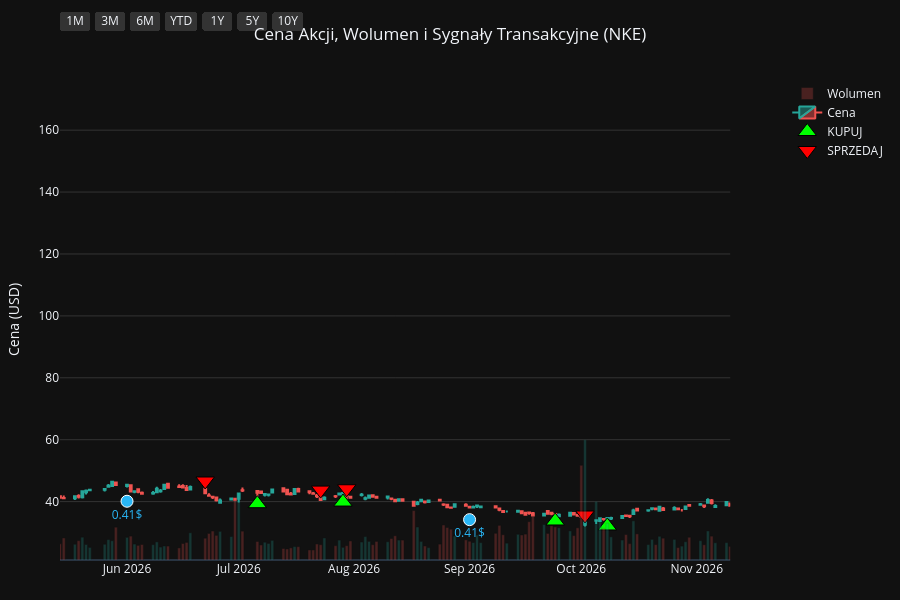
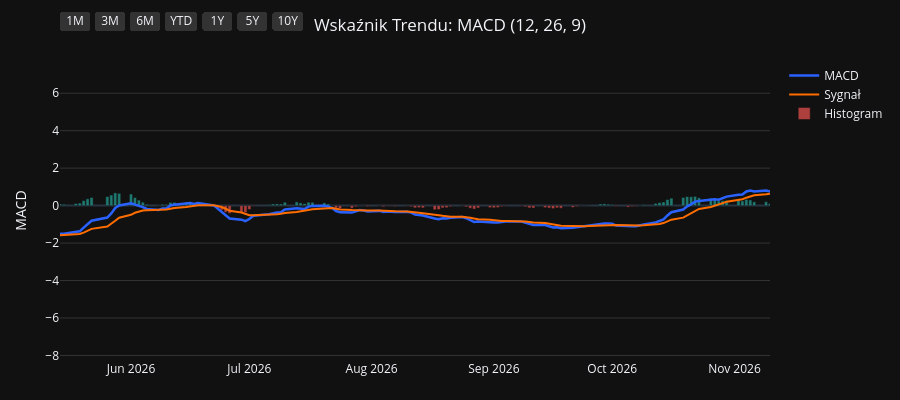
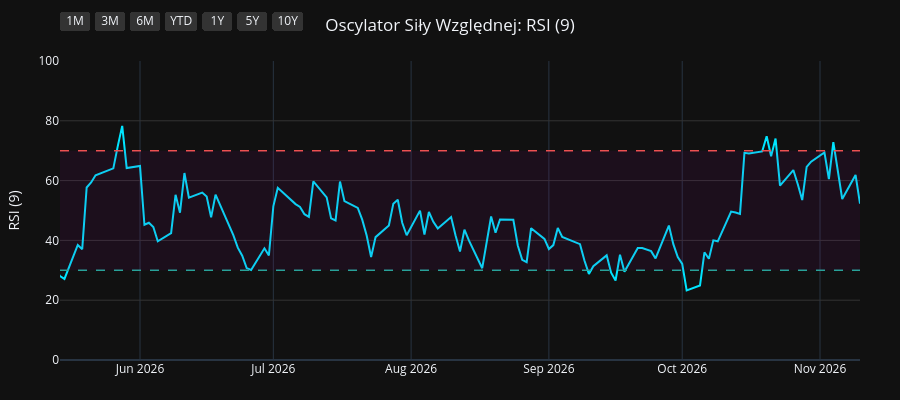
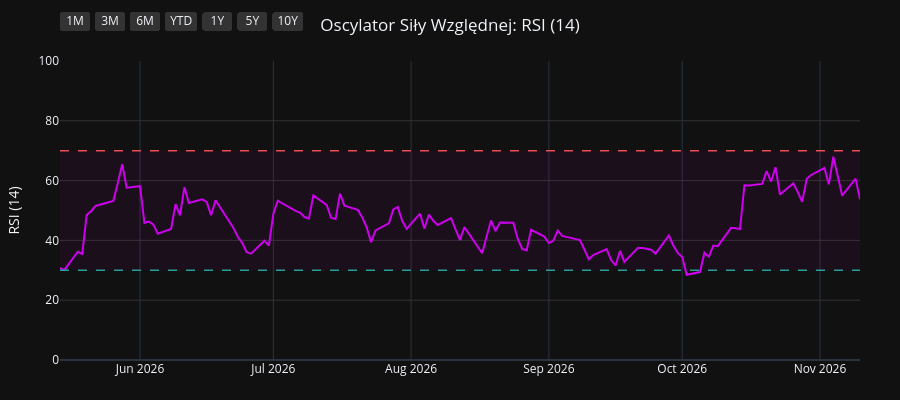

Write notebook code for charts like these, in order.
### Code cell
import os
import yfinance as yf
import pandas as pd
import pandas_ta as ta
import plotly.graph_objects as go
from plotly.subplots import make_subplots

# 1. Pobranie i przygotowanie danych
symbol = os.environ.get("STOCK_TICKER", "").strip().upper()
if not symbol:
    raise RuntimeError("Set STOCK_TICKER before running price_extractor.ipynb")
df = yf.Ticker(symbol).history(period="10y")
df.index = df.index.tz_localize(None)

# Wskaźniki i sygnały
df.ta.macd(fast=12, slow=26, signal=9, append=True)
df.ta.rsi(length=9, append=True)
df.ta.rsi(length=14, append=True)
df.ta.rsi(length=21, append=True)
df.dropna(inplace=True)

macd = df['MACD_12_26_9']
signal = df['MACDs_12_26_9']
wczorajszy_macd = macd.shift(1)
wczorajszy_signal = signal.shift(1)

df['Decyzja'] = 'BRAK'
df.loc[(macd > signal) & (wczorajszy_macd <= wczorajszy_signal), 'Decyzja'] = 'KUPUJ'
df.loc[(macd < signal) & (wczorajszy_macd >= wczorajszy_signal), 'Decyzja'] = 'SPRZEDAJ'

df_kupuj = df[df['Decyzja'] == 'KUPUJ']
df_sprzedaj = df[df['Decyzja'] == 'SPRZEDAJ']
df_dywidendy = df[df['Dividends'] > 0]
df_splity = df[df['Stock Splits'] > 0]

# Wspólna konfiguracja osi X
konfiguracja_osi_x = dict(
    type="date",
    showspikes=True, spikemode="across", spikesnap="cursor", spikedash="dot", spikecolor="#ffffff", spikethickness=1, hoverformat="%Y-%m-%d",
    rangeselector=dict(
        buttons=list([
            dict(count=1, label="1M", step="month", stepmode="backward"),
            dict(count=3, label="3M", step="month", stepmode="backward"),
            dict(count=6, label="6M", step="month", stepmode="backward"),
            dict(count=1, label="YTD", step="year", stepmode="todate"),
            dict(count=1, label="1Y", step="year", stepmode="backward"),
            dict(count=5, label="5Y", step="year", stepmode="backward"),
            dict(step="all", label="10Y")
        ]),
        bgcolor="#333333", activecolor="#2962ff", x=0, y=1.1
    )
)

# ==========================================
# WYKRES 1: CENA + WOLUMEN + SYGNAŁY
# ==========================================
fig1 = make_subplots(specs=[[{"secondary_y": True}]])

kolory_wolumenu = ['#26a69a' if row['Close'] >= row['Open'] else '#ef5350' for index, row in df.iterrows()]
fig1.add_trace(go.Bar(x=df.index, y=df['Volume'], marker_color=kolory_wolumenu, opacity=0.25, name='Wolumen'), secondary_y=True)
fig1.add_trace(go.Candlestick(x=df.index, open=df['Open'], high=df['High'], low=df['Low'], close=df['Close'], name='Cena', increasing_line_color='#26a69a', decreasing_line_color='#ef5350'), secondary_y=False)
fig1.add_trace(go.Scatter(x=df_kupuj.index, y=df_kupuj['Low'] * 0.95, customdata=df_kupuj[['Low', 'High']], mode='markers', marker=dict(symbol='triangle-up', size=16, color='#00ff00', line=dict(width=1, color='black')), name='KUPUJ', hovertemplate='KUPUJ<br>Najniższa: %{customdata[0]:.2f}<br>Najwyższa: %{customdata[1]:.2f}<extra></extra>'), secondary_y=False)
fig1.add_trace(go.Scatter(x=df_sprzedaj.index, y=df_sprzedaj['High'] * 1.05, customdata=df_sprzedaj[['Low', 'High']], mode='markers', marker=dict(symbol='triangle-down', size=16, color='#ff0000', line=dict(width=1, color='black')), name='SPRZEDAJ', hovertemplate='SPRZEDAJ<br>Najniższa: %{customdata[0]:.2f}<br>Najwyższa: %{customdata[1]:.2f}<extra></extra>'), secondary_y=False)

if not df_dywidendy.empty:
    fig1.add_trace(go.Scatter(x=df_dywidendy.index, y=df_dywidendy['Low'] * 0.90, mode='markers+text', marker=dict(symbol='circle', size=12, color='#29b6f6', line=dict(width=1, color='white')), text=df_dywidendy['Dividends'].apply(lambda x: f"{x}$"), textposition="bottom center", name='Dywidenda', showlegend=False, hovertemplate='Dywidenda: %{text}<extra></extra>', textfont=dict(color="#29b6f6")), secondary_y=False)
if not df_splity.empty:
                    fig1.add_trace(go.Scatter(x=df_splity.index, y=df_splity['High'], mode='markers+text', marker=dict(symbol='star', size=16, color='#ffee58', line=dict(width=1, color='black')), text=df_splity['Stock Splits'].apply(lambda x: f"{x:g}:1" if x >= 1 else f"1:{1 / x:g}"), textposition="top center", name='Split', hovertemplate='%{text}<extra></extra>', textfont=dict(color="#ffee58")), secondary_y=False)

fig1.update_layout(title=dict(text=f"Cena Akcji, Wolumen i Sygnały Transakcyjne ({symbol})", x=0.5, xanchor='center'), dragmode='pan', xaxis_rangeslider_visible=False, template='plotly_dark', height=600, hovermode='x unified', margin=dict(l=60, r=40, t=60, b=40))
fig1.update_xaxes(**konfiguracja_osi_x)
fig1.update_xaxes(range=[df.index.max() - pd.Timedelta(days=180), df.index.max()])
fig1.update_yaxes(title_text="Cena (USD)", secondary_y=False, gridcolor='#333333')
fig1.update_yaxes(range=[0, df['Volume'].max() * 4], showgrid=False, showticklabels=False, secondary_y=True)
fig1.show(config={'scrollZoom': True})

# ==========================================
# WYKRES 2: WSKAŹNIK MACD
# ==========================================
fig2 = go.Figure()
fig2.add_trace(go.Scatter(x=df.index, y=df['MACD_12_26_9'], line=dict(color='#2962ff', width=2.5), name='MACD'))
fig2.add_trace(go.Scatter(x=df.index, y=df['MACDs_12_26_9'], line=dict(color='#ff6d00', width=2), name='Sygnał'))
kolory_macd = ['#26a69a' if val >= 0 else '#ef5350' for val in df['MACDh_12_26_9']]
fig2.add_trace(go.Bar(x=df.index, y=df['MACDh_12_26_9'], marker_color=kolory_macd, name='Histogram', opacity=0.7))
fig2.update_layout(title=dict(text="Wskaźnik Trendu: MACD (12, 26, 9)", x=0.5, xanchor='center'), dragmode='pan', xaxis_rangeslider_visible=False, template='plotly_dark', height=400, hovermode='x unified', margin=dict(l=60, r=40, t=60, b=40))
fig2.update_xaxes(**konfiguracja_osi_x)
fig2.update_xaxes(range=[df.index.max() - pd.Timedelta(days=180), df.index.max()])
fig2.update_yaxes(title_text="MACD", gridcolor='#333333')
fig2.show(config={'scrollZoom': True})

# ==========================================
# WYKRES 3: OSCYLATOR RSI (9)
# ==========================================
fig3 = go.Figure()
fig3.add_trace(go.Scatter(x=df.index, y=df['RSI_9'], line=dict(color='#00e5ff', width=2), name='RSI (9)'))
fig3.add_hline(y=70, line_dash="dash", line_color="#ef5350", line_width=1.5)
fig3.add_hline(y=30, line_dash="dash", line_color="#26a69a", line_width=1.5)
fig3.add_hrect(y0=30, y1=70, line_width=0, fillcolor="purple", opacity=0.1)
fig3.update_layout(title=dict(text="Oscylator Siły Względnej: RSI (9)", x=0.5, xanchor='center'), dragmode='pan', xaxis_rangeslider_visible=False, template='plotly_dark', height=400, hovermode='x unified', margin=dict(l=60, r=40, t=60, b=40))
fig3.update_xaxes(**konfiguracja_osi_x)
fig3.update_xaxes(range=[df.index.max() - pd.Timedelta(days=180), df.index.max()])
fig3.update_yaxes(title_text="RSI (9)", range=[0, 100], gridcolor='#333333')
fig3.show(config={'scrollZoom': True})

# ==========================================
# WYKRES 4: OSCYLATOR RSI (14)
# ==========================================
fig4 = go.Figure()
fig4.add_trace(go.Scatter(x=df.index, y=df['RSI_14'], line=dict(color='#d500f9', width=2), name='RSI (14)'))
fig4.add_hline(y=70, line_dash="dash", line_color="#ef5350", line_width=1.5)
fig4.add_hline(y=30, line_dash="dash", line_color="#26a69a", line_width=1.5)
fig4.add_hrect(y0=30, y1=70, line_width=0, fillcolor="purple", opacity=0.1)
fig4.update_layout(title=dict(text="Oscylator Siły Względnej: RSI (14)", x=0.5, xanchor='center'), dragmode='pan', xaxis_rangeslider_visible=False, template='plotly_dark', height=400, hovermode='x unified', margin=dict(l=60, r=40, t=60, b=40))
fig4.update_xaxes(**konfiguracja_osi_x)
fig4.update_xaxes(range=[df.index.max() - pd.Timedelta(days=180), df.index.max()])
fig4.update_yaxes(title_text="RSI (14)", range=[0, 100], gridcolor='#333333')
fig4.show(config={'scrollZoom': True})

# ==========================================
# WYKRES 5: OSCYLATOR RSI (21)
# ==========================================
fig5 = go.Figure()
fig5.add_trace(go.Scatter(x=df.index, y=df['RSI_21'], line=dict(color='#64dd17', width=2), name='RSI (21)'))
fig5.add_hline(y=70, line_dash="dash", line_color="#ef5350", line_width=1.5)
fig5.add_hline(y=30, line_dash="dash", line_color="#26a69a", line_width=1.5)
fig5.add_hrect(y0=30, y1=70, line_width=0, fillcolor="purple", opacity=0.1)
fig5.update_layout(title=dict(text="Oscylator Siły Względnej: RSI (21)", x=0.5, xanchor='center'), dragmode='pan', xaxis_rangeslider_visible=False, template='plotly_dark', height=400, hovermode='x unified', margin=dict(l=60, r=40, t=60, b=40))
fig5.update_xaxes(**konfiguracja_osi_x)
fig5.update_xaxes(range=[df.index.max() - pd.Timedelta(days=180), df.index.max()])
fig5.update_yaxes(title_text="RSI (21)", range=[0, 100], gridcolor='#333333')
fig5.show(config={'scrollZoom': True})

### Figure 1 — Plotly figure (JSON) as saved in the notebook; plotly's stock layout.template omitted (floating-point values rounded to 4 significant figures; data arrays with more than 128 entries replaced by an {"elided": "..."} marker saying what was removed)
{"data": [{"marker": {"color": {"elided": "2479 str values"}}, "name": "Wolumen", "opacity": 0.25, "type": "bar", "x": {"elided": "2479 str values"}, "xaxis": "x", "y": {"elided": "2479 int values"}, "yaxis": "y2"}, {"close": {"elided": "2479 float values"}, "decreasing": {"line": {"color": "#ef5350"}}, "high": {"elided": "2479 float values"}, "increasing": {"line": {"color": "#26a69a"}}, "low": {"elided": "2479 float values"}, "name": "Cena", "open": {"elided": "2479 float values"}, "type": "candlestick", "x": {"elided": "2479 str values"}, "xaxis": "x", "yaxis": "y"}, {"customdata": {"elided": "93x2 float values"}, "hovertemplate": "KUPUJ<br>Najniższa: %{customdata[0]:.2f}<br>Najwyższa: %{customdata[1]:.2f}<extra></extra>", "marker": {"color": "#00ff00", "line": {"color": "black", "width": 1}, "size": 16, "symbol": "triangle-up"}, "mode": "markers", "name": "KUPUJ", "type": "scatter", "x": ["2017-01-04T00:00:00", "2017-02-09T00:00:00", "2017-03-20T00:00:00", "2017-04-18T00:00:00", "2017-05-30T00:00:00", "2017-06-26T00:00:00", "2017-09-12T00:00:00", "2017-10-06T00:00:00", "2017-10-17T00:00:00", "2017-12-08T00:00:00", "2018-01-19T00:00:00", "2018-02-15T00:00:00", "2018-03-29T00:00:00", "2018-04-03T00:00:00", "2018-04-26T00:00:00", "2018-07-02T00:00:00", "2018-08-03T00:00:00", "2018-08-20T00:00:00", "2018-09-13T00:00:00", "2018-10-31T00:00:00", "2018-11-28T00:00:00", "2018-12-27T00:00:00", "2019-04-12T00:00:00", "2019-06-06T00:00:00", "2019-08-22T00:00:00", "2019-09-25T00:00:00", "2019-11-15T00:00:00", "2020-01-21T00:00:00", "2020-02-12T00:00:00", "2020-03-26T00:00:00", "2020-05-08T00:00:00", "2020-05-19T00:00:00", "2020-07-24T00:00:00", "2020-08-05T00:00:00", "2020-09-11T00:00:00", "2020-09-23T00:00:00", "2020-11-16T00:00:00", "2020-12-21T00:00:00", "2021-01-08T00:00:00", "2021-02-05T00:00:00", "2021-03-11T00:00:00", "2021-04-07T00:00:00", "2021-04-16T00:00:00", "2021-04-29T00:00:00", "2021-05-26T00:00:00", "2021-06-23T00:00:00", "2021-08-05T00:00:00", "2021-10-07T00:00:00", "2021-12-28T00:00:00", "2022-01-31T00:00:00", "2022-03-17T00:00:00", "2022-04-18T00:00:00", "2022-05-26T00:00:00", "2022-07-08T00:00:00", "2022-09-12T00:00:00", "2022-10-13T00:00:00", "2022-12-13T00:00:00", "2022-12-23T00:00:00", "2023-03-16T00:00:00", "2023-03-29T00:00:00", "2023-04-28T00:00:00", "2023-06-08T00:00:00", "2023-07-14T00:00:00", "2023-09-01T00:00:00", "2023-09-29T00:00:00", "2023-10-31T00:00:00", "2023-11-02T00:00:00", "2023-11-29T00:00:00", "2024-01-26T00:00:00", "2024-03-20T00:00:00", "2024-04-12T00:00:00", "2024-05-17T00:00:00", "2024-07-22T00:00:00", "2024-09-20T00:00:00", "2024-11-15T00:00:00", "2024-11-22T00:00:00", "2025-01-22T00:00:00", "2025-02-18T00:00:00", "2025-04-21T00:00:00", "2025-06-27T00:00:00", "2025-07-28T00:00:00", "2025-08-25T00:00:00", "2025-10-01T00:00:00", "2025-10-21T00:00:00", "2025-11-13T00:00:00", "2026-01-02T00:00:00", "2026-02-17T00:00:00", "2026-03-31T00:00:00", "2026-04-15T00:00:00", "2026-07-06T00:00:00", "2026-07-29T00:00:00", "2026-09-24T00:00:00", "2026-10-08T00:00:00"], "xaxis": "x", "y": [42.94, 44.42, 47.93, 46.14, 43.53, 43.7, 44.38, 43.4, 42.78, 50.36, 54.4, 56.18, 54.97, 53.93, 55.84, 64.72, 65.91, 68.02, 70.01, 63.11, 60.9, 59.97, 72.24, 69.71, 70.07, 76.77, 78.31, 88.63, 85.75, 68.5, 76.7, 77.75, 83.85, 83.32, 100.1, 107.7, 109.6, 122.8, 124.9, 121.8, 119.7, 117.8, 115.5, 113.3, 116.6, 114.4, 148.1, 130.2, 144.4, 126.1, 107.7, 113.4, 95.74, 92.93, 97.46, 75.3, 97.65, 101.6, 102.6, 104.3, 110.0, 93.32, 94.66, 89.95, 83.84, 89.85, 90.28, 97.6, 89.99, 88.36, 81.3, 81.5, 65.45, 76.3, 68.03, 68.23, 66.02, 67.37, 48.63, 63.76, 70.96, 71.72, 65.86, 62.0, 59.67, 57.89, 58.25, 48.16, 41.66, 39.33, 39.86, 33.74, 32.14], "yaxis": "y"}, {"customdata": {"elided": "92x2 float values"}, "hovertemplate": "SPRZEDAJ<br>Najniższa: %{customdata[0]:.2f}<br>Najwyższa: %{customdata[1]:.2f}<extra></extra>", "marker": {"color": "#ff0000", "line": {"color": "black", "width": 1}, "size": 16, "symbol": "triangle-down"}, "mode": "markers", "name": "SPRZEDAJ", "type": "scatter", "x": ["2017-01-27T00:00:00", "2017-03-03T00:00:00", "2017-03-22T00:00:00", "2017-04-26T00:00:00", "2017-06-19T00:00:00", "2017-07-26T00:00:00", "2017-10-02T00:00:00", "2017-10-10T00:00:00", "2017-12-06T00:00:00", "2017-12-22T00:00:00", "2018-02-02T00:00:00", "2018-03-01T00:00:00", "2018-04-02T00:00:00", "2018-04-18T00:00:00", "2018-06-19T00:00:00", "2018-07-18T00:00:00", "2018-08-17T00:00:00", "2018-08-30T00:00:00", "2018-09-26T00:00:00", "2018-11-19T00:00:00", "2018-12-14T00:00:00", "2019-02-20T00:00:00", "2019-05-01T00:00:00", "2019-07-19T00:00:00", "2019-09-24T00:00:00", "2019-10-23T00:00:00", "2020-01-06T00:00:00", "2020-01-23T00:00:00", "2020-02-24T00:00:00", "2020-05-01T00:00:00", "2020-05-13T00:00:00", "2020-06-11T00:00:00", "2020-07-27T00:00:00", "2020-09-08T00:00:00", "2020-09-18T00:00:00", "2020-10-13T00:00:00", "2020-12-14T00:00:00", "2020-12-29T00:00:00", "2021-01-13T00:00:00", "2021-02-22T00:00:00", "2021-03-24T00:00:00", "2021-04-14T00:00:00", "2021-04-19T00:00:00", "2021-05-21T00:00:00", "2021-06-03T00:00:00", "2021-07-19T00:00:00", "2021-08-09T00:00:00", "2021-11-12T00:00:00", "2022-01-05T00:00:00", "2022-02-23T00:00:00", "2022-04-08T00:00:00", "2022-04-26T00:00:00", "2022-06-14T00:00:00", "2022-08-22T00:00:00", "2022-09-13T00:00:00", "2022-12-09T00:00:00", "2022-12-14T00:00:00", "2023-01-19T00:00:00", "2023-03-28T00:00:00", "2023-04-26T00:00:00", "2023-05-04T00:00:00", "2023-07-06T00:00:00", "2023-08-14T00:00:00", "2023-09-07T00:00:00", "2023-10-27T00:00:00", "2023-11-01T00:00:00", "2023-11-14T00:00:00", "2023-12-22T00:00:00", "2024-03-01T00:00:00", "2024-03-22T00:00:00", "2024-05-16T00:00:00", "2024-06-26T00:00:00", "2024-09-04T00:00:00", "2024-10-03T00:00:00", "2024-11-18T00:00:00", "2024-12-18T00:00:00", "2025-02-07T00:00:00", "2025-03-10T00:00:00", "2025-06-13T00:00:00", "2025-07-16T00:00:00", "2025-07-31T00:00:00", "2025-08-28T00:00:00", "2025-10-08T00:00:00", "2025-10-30T00:00:00", "2025-12-19T00:00:00", "2026-01-27T00:00:00", "2026-02-27T00:00:00", "2026-04-01T00:00:00", "2026-06-22T00:00:00", "2026-07-23T00:00:00", "2026-07-30T00:00:00", "2026-10-02T00:00:00"], "xaxis": "x", "y": [49.27, 52.83, 50.27, 51.04, 47.89, 54.23, 48.05, 47.69, 56.18, 58.67, 62.59, 62.48, 61.17, 62.73, 69.58, 72.09, 74.7, 76.86, 78.88, 69.59, 68.77, 79.32, 82.33, 82.5, 83.47, 89.92, 96.1, 98.49, 91.6, 81.48, 83.02, 93.9, 93.34, 108.2, 112.1, 123.5, 132.4, 136.3, 138.3, 135.7, 131.7, 128.1, 128.3, 128.1, 128.8, 151.9, 165.5, 162.6, 160.3, 135.3, 125.0, 122.7, 107.9, 107.7, 105.3, 108.0, 110.7, 121.7, 115.2, 121.6, 121.8, 103.6, 105.7, 96.72, 98.27, 100.5, 104.9, 108.9, 102.5, 93.85, 91.55, 93.54, 80.64, 83.31, 75.77, 78.96, 70.77, 80.56, 63.48, 73.53, 77.26, 79.54, 70.57, 67.09, 61.77, 66.32, 64.16, 48.22, 46.66, 43.72, 44.16, 35.67], "yaxis": "y"}, {"hovertemplate": "Dywidenda: %{text}<extra></extra>", "marker": {"color": "#29b6f6", "line": {"color": "white", "width": 1}, "size": 12, "symbol": "circle"}, "mode": "markers+text", "name": "Dywidenda", "showlegend": false, "text": ["0.18$", "0.18$", "0.18$", "0.2$", "0.2$", "0.2$", "0.2$", "0.22$", "0.22$", "0.22$", "0.22$", "0.245$", "0.245$", "0.245$", "0.245$", "0.275$", "0.275$", "0.275$", "0.275$", "0.305$", "0.305$", "0.305$", "0.305$", "0.34$", "0.34$", "0.34$", "0.34$", "0.37$", "0.37$", "0.37$", "0.37$", "0.4$", "0.4$", "0.4$", "0.4$", "0.41$", "0.41$", "0.41$", "0.41$"], "textfont": {"color": "#29b6f6"}, "textposition": "bottom center", "type": "scatter", "x": ["2017-03-02T00:00:00", "2017-06-01T00:00:00", "2017-08-31T00:00:00", "2017-12-01T00:00:00", "2018-03-02T00:00:00", "2018-06-01T00:00:00", "2018-08-31T00:00:00", "2018-11-30T00:00:00", "2019-03-01T00:00:00", "2019-05-31T00:00:00", "2019-08-30T00:00:00", "2019-11-29T00:00:00", "2020-02-28T00:00:00", "2020-05-29T00:00:00", "2020-08-28T00:00:00", "2020-12-04T00:00:00", "2021-02-26T00:00:00", "2021-05-28T00:00:00", "2021-08-27T00:00:00", "2021-12-03T00:00:00", "2022-03-04T00:00:00", "2022-06-03T00:00:00", "2022-09-02T00:00:00", "2022-12-02T00:00:00", "2023-03-03T00:00:00", "2023-06-02T00:00:00", "2023-09-01T00:00:00", "2023-12-01T00:00:00", "2024-03-01T00:00:00", "2024-06-03T00:00:00", "2024-09-03T00:00:00", "2024-12-02T00:00:00", "2025-03-03T00:00:00", "2025-06-02T00:00:00", "2025-09-02T00:00:00", "2025-12-01T00:00:00", "2026-03-02T00:00:00", "2026-06-01T00:00:00", "2026-09-01T00:00:00"], "xaxis": "x", "y": [45.16, 41.04, 41.39, 46.88, 50.97, 57.41, 64.84, 59.15, 69.2, 62.01, 68.1, 75.54, 69.06, 78.81, 90.1, 110.8, 109.1, 111.6, 136.5, 137.2, 107.8, 99.19, 87.08, 90.09, 99.25, 88.79, 85.22, 92.44, 86.07, 79.81, 69.05, 66.14, 67.07, 51.66, 64.47, 55.75, 52.2, 40.12, 34.17], "yaxis": "y"}], "layout": {"dragmode": "pan", "height": 600, "hovermode": "x unified", "margin": {"b": 40, "l": 60, "r": 40, "t": 60}, "title": {"text": "Cena Akcji, Wolumen i Sygnały Transakcyjne (NKE)", "x": 0.5, "xanchor": "center"}, "xaxis": {"anchor": "y", "domain": [0.0, 0.94], "hoverformat": "%Y-%m-%d", "range": ["2026-05-14T00:00:00", "2026-11-10T00:00:00"], "rangeselector": {"activecolor": "#2962ff", "bgcolor": "#333333", "buttons": [{"count": 1, "label": "1M", "step": "month", "stepmode": "backward"}, {"count": 3, "label": "3M", "step": "month", "stepmode": "backward"}, {"count": 6, "label": "6M", "step": "month", "stepmode": "backward"}, {"count": 1, "label": "YTD", "step": "year", "stepmode": "todate"}, {"count": 1, "label": "1Y", "step": "year", "stepmode": "backward"}, {"count": 5, "label": "5Y", "step": "year", "stepmode": "backward"}, {"label": "10Y", "step": "all"}], "x": 0, "y": 1.1}, "rangeslider": {"visible": false}, "showspikes": true, "spikecolor": "#ffffff", "spikedash": "dot", "spikemode": "across", "spikesnap": "cursor", "spikethickness": 1, "type": "date"}, "yaxis": {"anchor": "x", "domain": [0.0, 1.0], "gridcolor": "#333333", "title": {"text": "Cena (USD)"}}, "yaxis2": {"anchor": "x", "overlaying": "y", "range": [0, 570868000], "showgrid": false, "showticklabels": false, "side": "right"}}}

### Figure 2 — Plotly figure (JSON) as saved in the notebook; plotly's stock layout.template omitted (floating-point values rounded to 4 significant figures; data arrays with more than 128 entries replaced by an {"elided": "..."} marker saying what was removed)
{"data": [{"line": {"color": "#2962ff", "width": 2.5}, "name": "MACD", "type": "scatter", "x": {"elided": "2479 str values"}, "y": {"elided": "2479 float values"}}, {"line": {"color": "#ff6d00", "width": 2}, "name": "Sygnał", "type": "scatter", "x": {"elided": "2479 str values"}, "y": {"elided": "2479 float values"}}, {"marker": {"color": {"elided": "2479 str values"}}, "name": "Histogram", "opacity": 0.7, "type": "bar", "x": {"elided": "2479 str values"}, "y": {"elided": "2479 float values"}}], "layout": {"dragmode": "pan", "height": 400, "hovermode": "x unified", "margin": {"b": 40, "l": 60, "r": 40, "t": 60}, "title": {"text": "Wskaźnik Trendu: MACD (12, 26, 9)", "x": 0.5, "xanchor": "center"}, "xaxis": {"hoverformat": "%Y-%m-%d", "range": ["2026-05-14T00:00:00", "2026-11-10T00:00:00"], "rangeselector": {"activecolor": "#2962ff", "bgcolor": "#333333", "buttons": [{"count": 1, "label": "1M", "step": "month", "stepmode": "backward"}, {"count": 3, "label": "3M", "step": "month", "stepmode": "backward"}, {"count": 6, "label": "6M", "step": "month", "stepmode": "backward"}, {"count": 1, "label": "YTD", "step": "year", "stepmode": "todate"}, {"count": 1, "label": "1Y", "step": "year", "stepmode": "backward"}, {"count": 5, "label": "5Y", "step": "year", "stepmode": "backward"}, {"label": "10Y", "step": "all"}], "x": 0, "y": 1.1}, "rangeslider": {"visible": false}, "showspikes": true, "spikecolor": "#ffffff", "spikedash": "dot", "spikemode": "across", "spikesnap": "cursor", "spikethickness": 1, "type": "date"}, "yaxis": {"gridcolor": "#333333", "title": {"text": "MACD"}}}}

### Figure 3 — Plotly figure (JSON) as saved in the notebook; plotly's stock layout.template omitted (floating-point values rounded to 4 significant figures; data arrays with more than 128 entries replaced by an {"elided": "..."} marker saying what was removed)
{"data": [{"line": {"color": "#00e5ff", "width": 2}, "name": "RSI (9)", "type": "scatter", "x": {"elided": "2479 str values"}, "y": {"elided": "2479 float values"}}], "layout": {"dragmode": "pan", "height": 400, "hovermode": "x unified", "margin": {"b": 40, "l": 60, "r": 40, "t": 60}, "shapes": [{"line": {"color": "#ef5350", "dash": "dash", "width": 1.5}, "type": "line", "x0": 0, "x1": 1, "xref": "x domain", "y0": 70, "y1": 70, "yref": "y"}, {"line": {"color": "#26a69a", "dash": "dash", "width": 1.5}, "type": "line", "x0": 0, "x1": 1, "xref": "x domain", "y0": 30, "y1": 30, "yref": "y"}, {"fillcolor": "purple", "line": {"width": 0}, "opacity": 0.1, "type": "rect", "x0": 0, "x1": 1, "xref": "x domain", "y0": 30, "y1": 70, "yref": "y"}], "title": {"text": "Oscylator Siły Względnej: RSI (9)", "x": 0.5, "xanchor": "center"}, "xaxis": {"hoverformat": "%Y-%m-%d", "range": ["2026-05-14T00:00:00", "2026-11-10T00:00:00"], "rangeselector": {"activecolor": "#2962ff", "bgcolor": "#333333", "buttons": [{"count": 1, "label": "1M", "step": "month", "stepmode": "backward"}, {"count": 3, "label": "3M", "step": "month", "stepmode": "backward"}, {"count": 6, "label": "6M", "step": "month", "stepmode": "backward"}, {"count": 1, "label": "YTD", "step": "year", "stepmode": "todate"}, {"count": 1, "label": "1Y", "step": "year", "stepmode": "backward"}, {"count": 5, "label": "5Y", "step": "year", "stepmode": "backward"}, {"label": "10Y", "step": "all"}], "x": 0, "y": 1.1}, "rangeslider": {"visible": false}, "showspikes": true, "spikecolor": "#ffffff", "spikedash": "dot", "spikemode": "across", "spikesnap": "cursor", "spikethickness": 1, "type": "date"}, "yaxis": {"gridcolor": "#333333", "range": [0, 100], "title": {"text": "RSI (9)"}}}}

### Figure 4 — Plotly figure (JSON) as saved in the notebook; plotly's stock layout.template omitted (floating-point values rounded to 4 significant figures; data arrays with more than 128 entries replaced by an {"elided": "..."} marker saying what was removed)
{"data": [{"line": {"color": "#d500f9", "width": 2}, "name": "RSI (14)", "type": "scatter", "x": {"elided": "2479 str values"}, "y": {"elided": "2479 float values"}}], "layout": {"dragmode": "pan", "height": 400, "hovermode": "x unified", "margin": {"b": 40, "l": 60, "r": 40, "t": 60}, "shapes": [{"line": {"color": "#ef5350", "dash": "dash", "width": 1.5}, "type": "line", "x0": 0, "x1": 1, "xref": "x domain", "y0": 70, "y1": 70, "yref": "y"}, {"line": {"color": "#26a69a", "dash": "dash", "width": 1.5}, "type": "line", "x0": 0, "x1": 1, "xref": "x domain", "y0": 30, "y1": 30, "yref": "y"}, {"fillcolor": "purple", "line": {"width": 0}, "opacity": 0.1, "type": "rect", "x0": 0, "x1": 1, "xref": "x domain", "y0": 30, "y1": 70, "yref": "y"}], "title": {"text": "Oscylator Siły Względnej: RSI (14)", "x": 0.5, "xanchor": "center"}, "xaxis": {"hoverformat": "%Y-%m-%d", "range": ["2026-05-14T00:00:00", "2026-11-10T00:00:00"], "rangeselector": {"activecolor": "#2962ff", "bgcolor": "#333333", "buttons": [{"count": 1, "label": "1M", "step": "month", "stepmode": "backward"}, {"count": 3, "label": "3M", "step": "month", "stepmode": "backward"}, {"count": 6, "label": "6M", "step": "month", "stepmode": "backward"}, {"count": 1, "label": "YTD", "step": "year", "stepmode": "todate"}, {"count": 1, "label": "1Y", "step": "year", "stepmode": "backward"}, {"count": 5, "label": "5Y", "step": "year", "stepmode": "backward"}, {"label": "10Y", "step": "all"}], "x": 0, "y": 1.1}, "rangeslider": {"visible": false}, "showspikes": true, "spikecolor": "#ffffff", "spikedash": "dot", "spikemode": "across", "spikesnap": "cursor", "spikethickness": 1, "type": "date"}, "yaxis": {"gridcolor": "#333333", "range": [0, 100], "title": {"text": "RSI (14)"}}}}
